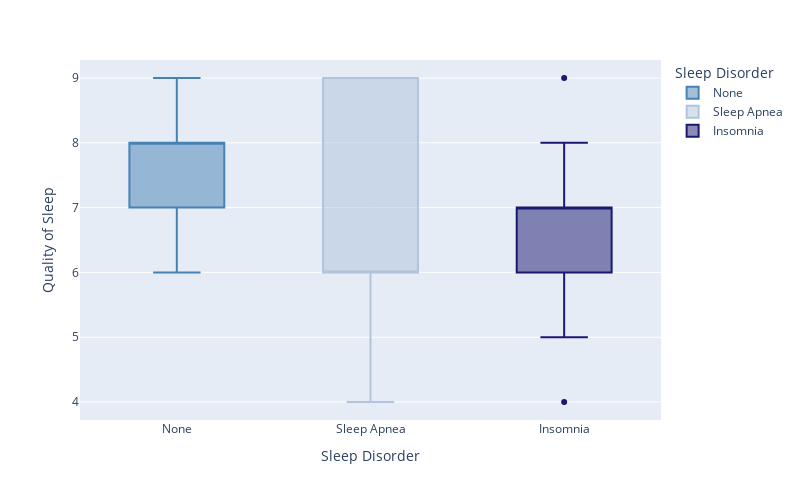

Write notebook code for a chart like this one.
### Code cell
px.box(
    x='Sleep Disorder',
      y='Quality of Sleep',
        data_frame=df,
        color='Sleep Disorder',
        color_discrete_map={'None': 'steelblue', 'Sleep Apnea': 'lightsteelblue', 'Insomnia': 'midnightblue'},
        width=800, height=500)

### Figure 1 — Plotly figure (JSON) as saved in the notebook; plotly's stock layout.template omitted (floating-point values rounded to 4 significant figures; data arrays with more than 128 entries replaced by an {"elided": "..."} marker saying what was removed)
{"data": [{"alignmentgroup": "True", "hovertemplate": "Sleep Disorder=%{x}<br>Quality of Sleep=%{y}<extra></extra>", "legendgroup": "None", "marker": {"color": "steelblue"}, "name": "None", "notched": false, "offsetgroup": "None", "orientation": "v", "showlegend": true, "type": "box", "x": {"elided": "219 str values"}, "x0": " ", "xaxis": "x", "y": {"elided": "219 int values"}, "y0": " ", "yaxis": "y"}, {"alignmentgroup": "True", "hovertemplate": "Sleep Disorder=%{x}<br>Quality of Sleep=%{y}<extra></extra>", "legendgroup": "Sleep Apnea", "marker": {"color": "lightsteelblue"}, "name": "Sleep Apnea", "notched": false, "offsetgroup": "Sleep Apnea", "orientation": "v", "showlegend": true, "type": "box", "x": ["Sleep Apnea", "Sleep Apnea", "Sleep Apnea", "Sleep Apnea", "Sleep Apnea", "Sleep Apnea", "Sleep Apnea", "Sleep Apnea", "Sleep Apnea", "Sleep Apnea", "Sleep Apnea", "Sleep Apnea", "Sleep Apnea", "Sleep Apnea", "Sleep Apnea", "Sleep Apnea", "Sleep Apnea", "Sleep Apnea", "Sleep Apnea", "Sleep Apnea", "Sleep Apnea", "Sleep Apnea", "Sleep Apnea", "Sleep Apnea", "Sleep Apnea", "Sleep Apnea", "Sleep Apnea", "Sleep Apnea", "Sleep Apnea", "Sleep Apnea", "Sleep Apnea", "Sleep Apnea", "Sleep Apnea", "Sleep Apnea", "Sleep Apnea", "Sleep Apnea", "Sleep Apnea", "Sleep Apnea", "Sleep Apnea", "Sleep Apnea", "Sleep Apnea", "Sleep Apnea", "Sleep Apnea", "Sleep Apnea", "Sleep Apnea", "Sleep Apnea", "Sleep Apnea", "Sleep Apnea", "Sleep Apnea", "Sleep Apnea", "Sleep Apnea", "Sleep Apnea", "Sleep Apnea", "Sleep Apnea", "Sleep Apnea", "Sleep Apnea", "Sleep Apnea", "Sleep Apnea", "Sleep Apnea", "Sleep Apnea", "Sleep Apnea", "Sleep Apnea", "Sleep Apnea", "Sleep Apnea", "Sleep Apnea", "Sleep Apnea", "Sleep Apnea", "Sleep Apnea", "Sleep Apnea", "Sleep Apnea", "Sleep Apnea", "Sleep Apnea", "Sleep Apnea", "Sleep Apnea", "Sleep Apnea", "Sleep Apnea", "Sleep Apnea", "Sleep Apnea"], "x0": " ", "xaxis": "x", "y": [4, 4, 5, 6, 5, 7, 4, 4, 7, 5, 8, 8, 7, 6, 6, 8, 6, 6, 6, 6, 6, 6, 6, 6, 6, 6, 9, 9, 6, 6, 6, 6, 6, 6, 6, 6, 6, 6, 6, 6, 6, 6, 6, 6, 6, 6, 6, 6, 9, 9, 9, 9, 9, 9, 9, 9, 9, 9, 9, 9, 9, 9, 9, 9, 9, 9, 9, 9, 9, 9, 9, 9, 9, 9, 9, 9, 9, 9], "y0": " ", "yaxis": "y"}, {"alignmentgroup": "True", "hovertemplate": "Sleep Disorder=%{x}<br>Quality of Sleep=%{y}<extra></extra>", "legendgroup": "Insomnia", "marker": {"color": "midnightblue"}, "name": "Insomnia", "notched": false, "offsetgroup": "Insomnia", "orientation": "v", "showlegend": true, "type": "box", "x": ["Insomnia", "Insomnia", "Insomnia", "Insomnia", "Insomnia", "Insomnia", "Insomnia", "Insomnia", "Insomnia", "Insomnia", "Insomnia", "Insomnia", "Insomnia", "Insomnia", "Insomnia", "Insomnia", "Insomnia", "Insomnia", "Insomnia", "Insomnia", "Insomnia", "Insomnia", "Insomnia", "Insomnia", "Insomnia", "Insomnia", "Insomnia", "Insomnia", "Insomnia", "Insomnia", "Insomnia", "Insomnia", "Insomnia", "Insomnia", "Insomnia", "Insomnia", "Insomnia", "Insomnia", "Insomnia", "Insomnia", "Insomnia", "Insomnia", "Insomnia", "Insomnia", "Insomnia", "Insomnia", "Insomnia", "Insomnia", "Insomnia", "Insomnia", "Insomnia", "Insomnia", "Insomnia", "Insomnia", "Insomnia", "Insomnia", "Insomnia", "Insomnia", "Insomnia", "Insomnia", "Insomnia", "Insomnia", "Insomnia", "Insomnia", "Insomnia", "Insomnia", "Insomnia", "Insomnia", "Insomnia", "Insomnia", "Insomnia", "Insomnia", "Insomnia", "Insomnia", "Insomnia", "Insomnia", "Insomnia"], "x0": " ", "xaxis": "x", "y": [4, 6, 5, 5, 6, 8, 5, 8, 5, 8, 6, 7, 6, 7, 6, 7, 6, 6, 6, 6, 6, 6, 6, 6, 6, 6, 8, 8, 7, 6, 6, 6, 7, 6, 7, 6, 7, 6, 7, 6, 7, 6, 7, 6, 6, 7, 6, 6, 7, 6, 6, 7, 6, 7, 6, 7, 7, 7, 7, 7, 7, 7, 7, 7, 7, 7, 7, 7, 7, 6, 7, 7, 7, 7, 7, 7, 9], "y0": " ", "yaxis": "y"}], "layout": {"boxmode": "overlay", "height": 500, "legend": {"title": {"text": "Sleep Disorder"}, "tracegroupgap": 0}, "margin": {"t": 60}, "width": 800, "xaxis": {"anchor": "y", "categoryarray": ["None", "Sleep Apnea", "Insomnia"], "categoryorder": "array", "domain": [0, 1], "title": {"text": "Sleep Disorder"}}, "yaxis": {"anchor": "x", "domain": [0, 1], "title": {"text": "Quality of Sleep"}}}}
